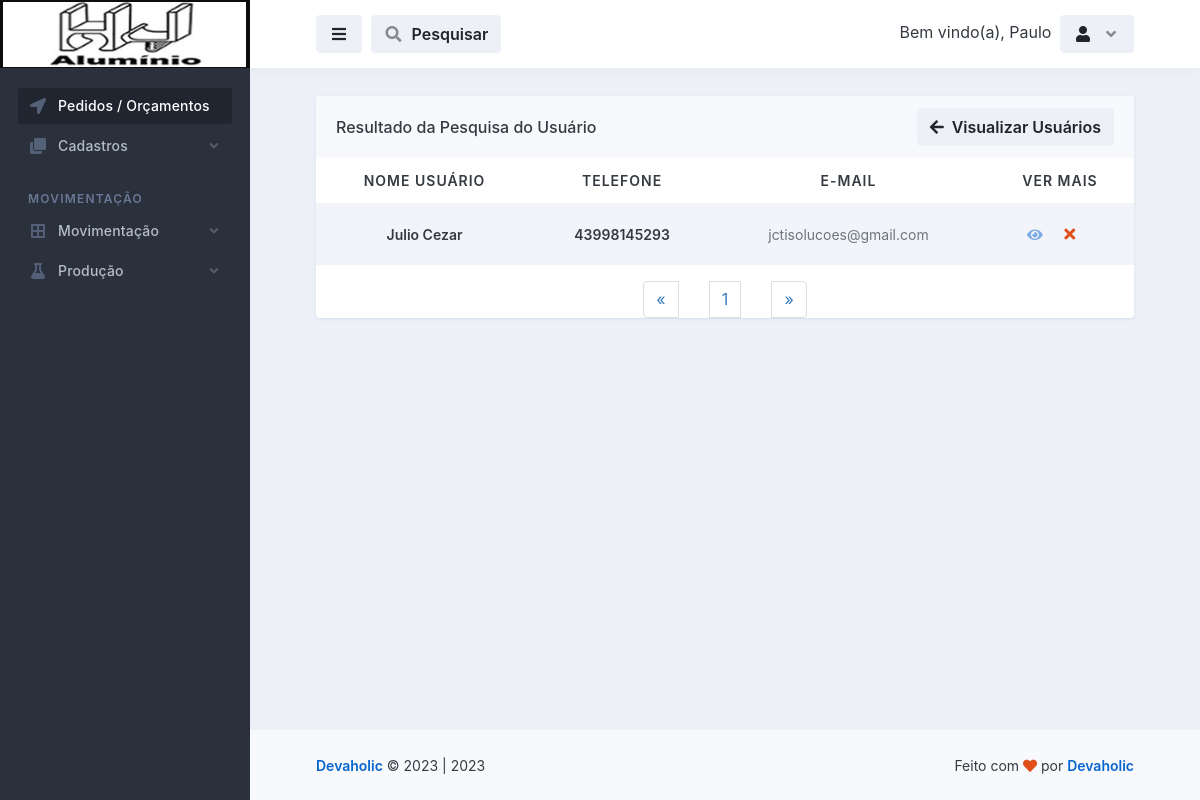
The app's page /basicos_usuarios/pesquisar_basicos_usuarios.php?pesquisar=jctisolucoes@gmail.com (signed in) with its own data.
### tables this page shows
CREATE TABLE `logado` (
  `id` int(11) NOT NULL,
  `nome` varchar(50) NOT NULL,
  `email` varchar(100) NOT NULL,
  `senha` varchar(50) NOT NULL,
  `parceiro_colaborador` varchar(100) NOT NULL,
  `cpf` int(100) NOT NULL,
  `rg` int(20) NOT NULL,
  `cep` int(20) NOT NULL,
  `endereco` varchar(100) NOT NULL,
  `telefone` varchar(50) NOT NULL,
  `complemento` varchar(100) NOT NULL,
  `bairro` varchar(100) NOT NULL,
  `cidade` varchar(100) NOT NULL,
  `uf` varchar(20) NOT NULL,
  `nascimento` varchar(100) NOT NULL,
  `nivel` varchar(20) NOT NULL
);

CREATE TABLE `basicos_usuarios` (
  `id` int(11) NOT NULL,
  `nome_ususario` varchar(100) NOT NULL,
  `telefone_usuario` varchar(100) NOT NULL,
  `email_login` varchar(100) NOT NULL,
  `libera_xml_pedido` varchar(100) NOT NULL,
  `libera_painel_producao` varchar(100) NOT NULL,
  `desconto_maximo` decimal(10,0) NOT NULL,
  `grupo_de_usuarios` varchar(255) NOT NULL,
  `observacao` text NOT NULL,
  `ultima_alteracao` date NOT NULL,
  `ativo` varchar(20) NOT NULL
);

### database.php (called while the page is built, shortened)
<?php
    class database
    {
        public $server = 'localhost';
        public $user = 'root';
        public $pass = '';
        public $bdn = 'maxportas';
        public function __construct()
        {
            try{
            $this->conn = new PDO('mysql:host='.$this->server.'; dbname='.$this->bdn, $this->user, $this->pass);
            } catch(PDOException $e){
                echo "Error $e";
            }
        }
    }
?>

### controllers/controllers_basicos_usuarios.php (called while the page is built, shortened)
<?php
    include "../database.php";
class controllers_basicos_usuarios extends database
{
    public function selecionar_basicos_usuarios()
    {
        $selecionar_basicos_usuarios = $this->conn->prepare("SELECT * FROM basicos_usuarios ORDER BY id DESC");
        $selecionar_basicos_usuarios->execute();
        $resulbasicos_usuarios = $selecionar_basicos_usuarios->fetchAll(PDO::FETCH_ASSOC);
        return $resulbasicos_usuarios;
    }
}
?>

### basicos_usuarios/pesquisar_basicos_usuarios.php (the view, shortened to what this page needs)
<?php
    require_once "../config.php";
    $pagina = (isset($_GET['pagina']))? $_GET['pagina'] : 1;
    if(!isset($_GET['pesquisar'])){
        header("Location: visualizar_usuarios.php");
    }else{
        $valor_pesquisar = $_GET['pesquisar'];
    }
    $conn = mysqli_connect($DBHOST, $DBUSER, $DBPASS, $DBNAME);
    $result_curso = "SELECT * FROM basicos_usuarios WHERE email_login LIKE '%$valor_pesquisar%'";
    $resultado_curso = mysqli_query($conn, $result_curso);
    $total_basicos_usuarios = mysqli_num_rows($resultado_curso);
    $quantidade_pg = 1;
    $num_pagina = ceil($total_basicos_usuarios/$quantidade_pg);
    $incio = ($quantidade_pg*$pagina)-$quantidade_pg;
    $result_basicos_usuarios = "SELECT * FROM basicos_usuarios WHERE email_login LIKE '%$valor_pesquisar%' limit $incio, $quantidade_pg";
    $resultado_basicos_usuarios = mysqli_query($conn, $result_basicos_usuarios);
?>
<!doctype html>
<html lang="en">
  <head>
    <link rel="stylesheet" id="css-main" href="../assets/css/dashmix.min.css">
    <link rel="stylesheet" href="../assets/css/pagination.css">
  </head>
  <body>
    <div id="page-container" class="sidebar-o sidebar-dark enable-page-overlay side-scroll page-header-fixed main-content-narrow">
    <?php require_once "../template/sidebar.php" ?>
<header id="page-header">
    <div class="content-header">
    <div class="space-x-1">
        <button type="button" class="btn btn-alt-secondary" data-toggle="layout" data-action="sidebar_toggle">
        <i class="fa fa-fw fa-bars"></i>
        </button>
            <button type="button" class="btn btn-alt-secondary" data-toggle="layout" data-action="header_search_on">
              <i class="fa fa-fw opacity-50 fa-search"></i> <span class="ms-1 d-none d-sm-inline-block">Pesquisar</span>
            </button>
    </div>
    <?php require_once "../template/btn_logout.php"; ?>
    </div>
</header>
      <main id="main-container">
        <div class="content content-full content-boxed">
          <div class="row">
            <div class="col-md-12">
              <div class="block block-rounded block-mode-loading-refresh">
                <div class="block-header block-header-default">
                  <h3 class="block-title">
                  Resultado da Pesquisa do Usuário
                  </h3>
                  <a class="btn btn-alt-secondary" href="visualizar_usuarios.php">
                    <i class="fa fa-arrow-left me-1"></i> Visualizar Usuários
                  </a>
                </div>
                <div class="table-responsive">
                  <table class="table table-striped table-hover table-borderless table-vcenter fs-sm">
                  <?php
                    require_once "../controllers/controllers_basicos_usuarios.php";
                    $selecionar_basicos_usuarios = new controllers_basicos_usuarios();
                    $result_basicos_usuarios = $selecionar_basicos_usuarios->selecionar_basicos_usuarios();
                    if(count($result_basicos_usuarios) > 0)
                    { ?>
                    <thead style="text-align: center;">
                      <tr class="text-uppercase">
                        <th>Nome Usuário</th>
                        <th>Telefone</th>
                        <th>E-Mail</th>
                        <th>Ver Mais</th>
                      </tr>
                    </thead>
                    <?php }?>
                    <tbody style="text-align: center;">
                        <?php
                            require_once "../controllers/controllers_basicos_usuarios.php";
                            $selecionar_basicos_usuarios = new controllers_basicos_usuarios();
                            $result_basicos_usuarios = $selecionar_basicos_usuarios->selecionar_basicos_usuarios();
                            if(count($result_basicos_usuarios) > 0)
                            {
                              while($row_basicos_usuarios = mysqli_fetch_assoc($resultado_basicos_usuarios)){ ?>
                                <tr style="text-align: center;">
                                  <td>
                                      <span class="fw-semibold"><?php echo $row_basicos_usuarios['nome_ususario']; ?></span>
                                  </td>
                                  <td>
                                      <span class="fw-semibold"><?php echo $row_basicos_usuarios['telefone_usuario']; ?></span>
                                  </td>
                                  <td>
                                    <span class="fs-sm text-muted"><?php echo $row_basicos_usuarios['email_login'];?></span>
                                  </td>
                                  <td class="text-center text-nowrap fw-medium" style="display: flex; justify-content: center; align-items: center;">
                                    <a href="vermais_basicos_usuarios.php?view_basicos_usuarios=<?php $idCriptografado = base64_encode($row_basicos_usuarios['id']); echo $idCriptografado;?>">
                                        <i class="fa fa-eye me-1 opacity-50"></i>
                                    </a>
                                    <?php
                                       echo "<button class='btn' onclick='abrirModal(".$row_basicos_usuarios['id'].")'><i class='fa fa-fw fa-times text-danger'></i></button>";
                                      ?>
                                  </td>
                                </tr>
                          <?php } } else { echo "<h1>Nenhum registo encontrado!</h1>"; } ?>
                    </tbody>
                  </table>
                  <?php
                    $pagina_anterior = $pagina - 1;
                    $pagina_posterior = $pagina + 1;
                  ?>
                <nav class="text-center">
                  <ul class="pagination" style="display: flex; align-items: center; justify-content: space-between; width: 20%; margin: auto;">
                    <li>
                      <?php
                      if($pagina_anterior != 0){ ?>
                        <a href="visualizar_usuarios.php?pagina=<?php echo $pagina_anterior; ?>" aria-label="Previous">
                          <span aria-hidden="true">&laquo;</span>
                        </a>
                      <?php }else{ ?>
                        <span aria-hidden="true">&laquo;</span>
                      <?php }  ?>
                    </li>
                    <?php
                    for($i = 1; $i < $num_pagina + 1; $i++){ ?>
                      <li><a href="visualizar_usuarios.php?pagina=<?php echo $i; ?>"><?php echo $i; ?></a>
                      </li>
                    <?php } ?>
                    <li>
                      <?php
                      if($pagina_posterior <= $num_pagina){ ?>
                        <a href="visualizar_usuarios.php?pagina=<?php echo $pagina_posterior; ?>" aria-label="Previous">
                          <span aria-hidden="true">&raquo;</span>
                        </a>
                      <?php }else{ ?>
                        <span aria-hidden="true">&raquo;</span>
                      <?php }  ?>
                    </li>
                  </ul>
                </nav>
                </div>
                </div>
              </div>
        </div>
      </main>
      <?php require_once "../template/footer.php" ?>
    </div>
  </body>
</html>

### template/btn_logout.php (shortened to what this page needs)
<?php
    include "../conexao-bd.php";
    $email = $_SESSION['email'];
    $selecinarUserLogado = $conn->prepare("SELECT * FROM logado WHERE email = :email");
    $selecinarUserLogado->bindValue(':email', $email);
    $selecinarUserLogado->execute();
    $row = $selecinarUserLogado->fetch(PDO::FETCH_ASSOC);
?>
<div class="space-x-1">
    <div class="dropdown d-inline-block">
        <span class="d-sm-inline-block">Bem vindo(a), <?php echo $row['nome']; ?></span>
    </div>
    <div class="dropdown d-inline-block">
    <button type="button" class="btn btn-alt-secondary" id="page-header-user-dropdown" data-bs-toggle="dropdown" aria-haspopup="true" aria-expanded="false">
        <i class="fa fa-fw fa-user"></i>
        <i class="fa fa-fw fa-angle-down opacity-50 ms-1 d-none d-sm-inline-block"></i>
    </button>
    </div>
</div>

### assets/css/pagination.css (style rules this page uses)
.pagination { display:inline-block;padding-left:0;margin:20px 0;border-radius:4px }
.pagination>li { display:inline }
.pagination>li>a,.pagination>li>span { position:relative;float:left;padding:6px 12px;margin-left:-1px;line-height:1.42857143;color:#337ab7;text-decoration:none;background-color:#fff;border:1px solid #ddd }
.pagination>li:first-child>a,.pagination>li:first-child>span { margin-left:0;border-top-left-radius:4px;border-bottom-left-radius:4px }
.pagination>li:last-child>a,.pagination>li:last-child>span { border-top-right-radius:4px;border-bottom-right-radius:4px }

### records on screen
logado: nome "Paulo"
basicos_usuarios: nome_ususario "Julio Cezar", telefone_usuario "43998145293", email_login "jctisolucoes@gmail.com"

### other values on screen
Date('Y') "2023"
